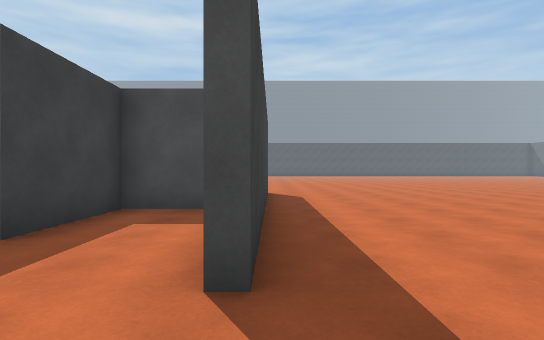
View 1 (above)

16 first-person views from a walk through a scene from a Unity 3-D project. The camera is 1.3 m above the floor, looks level and sees 80° across. The floor is counted in squares, 2 m on a side. Each view is taken from the middle of a square. On the plan, view 1 faces up. The plan holds only what a view shows up to about 10 squares ahead; the rest is blank. The place goes on beyond the plan. The player is left out.

View 2
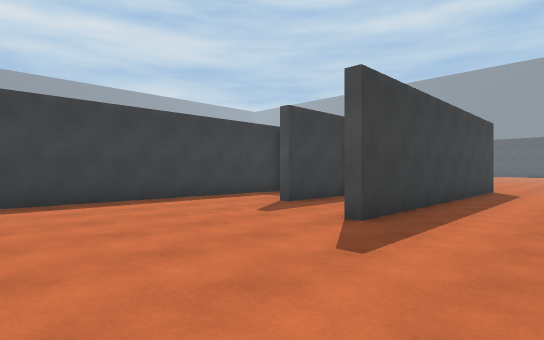

View 3
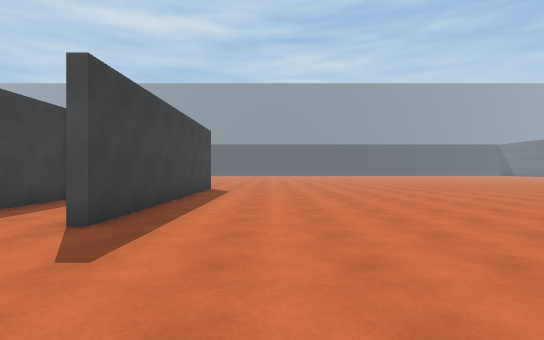

View 4
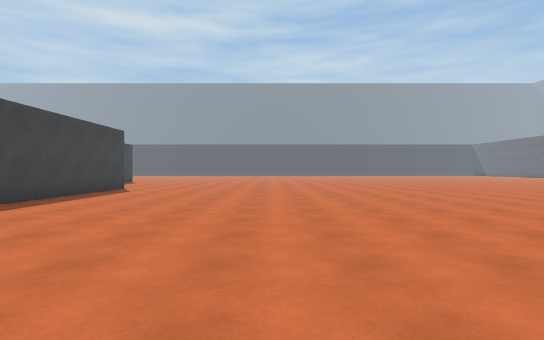

View 5
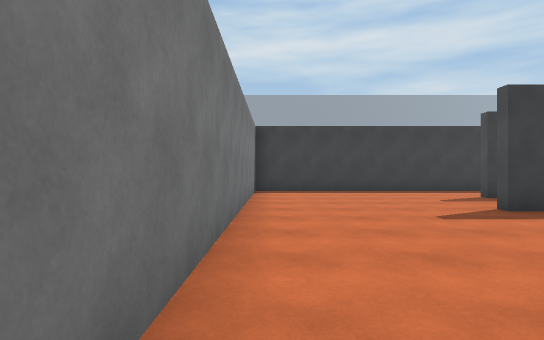

View 6
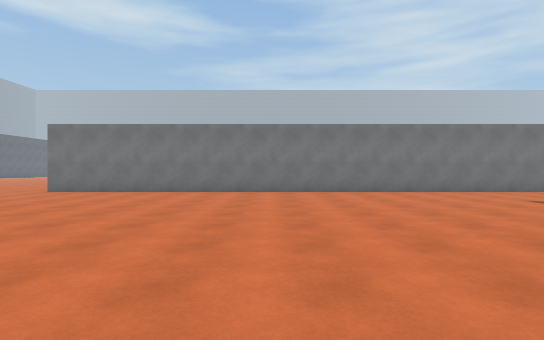

View 7
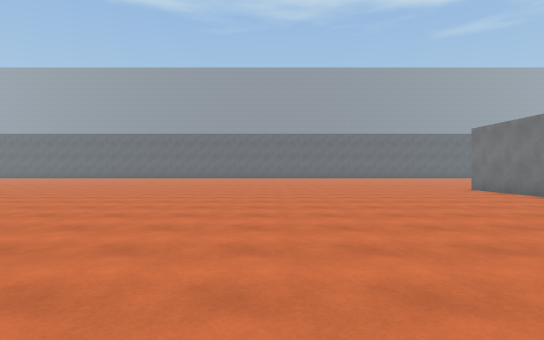

View 8
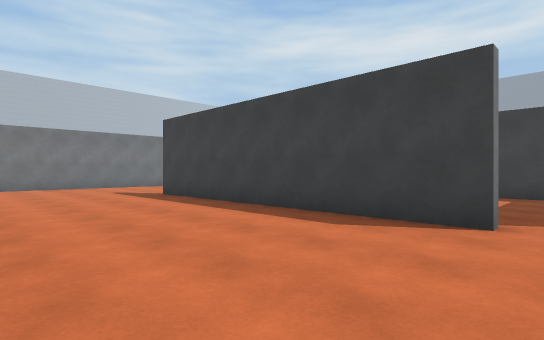

View 9
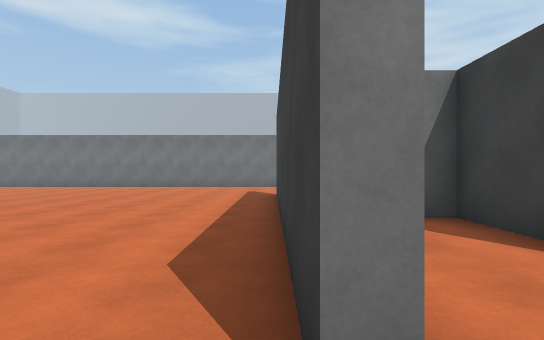

View 10
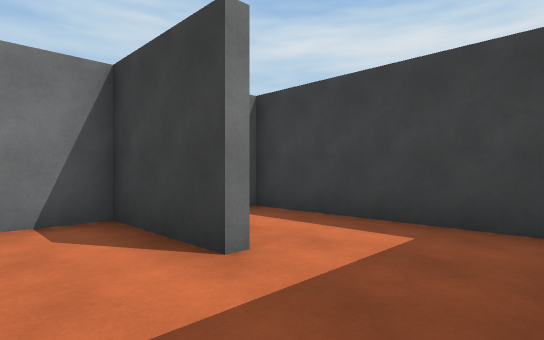

View 11
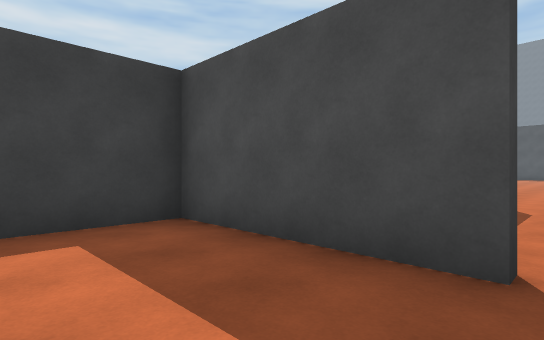

View 12
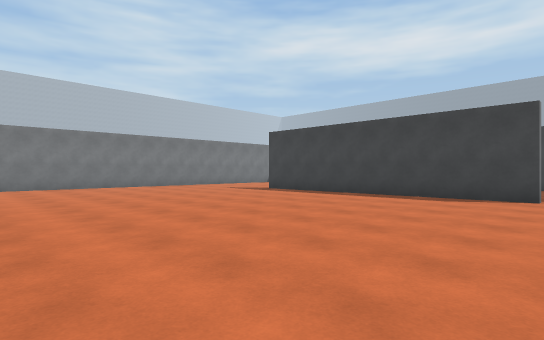

View 13
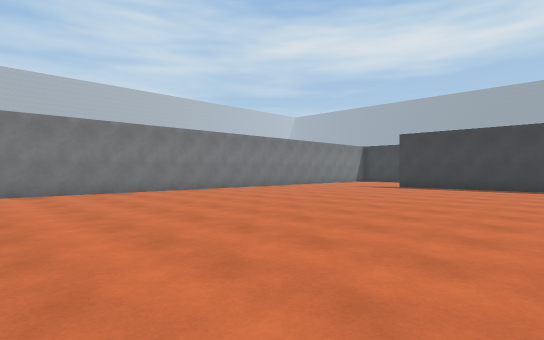

View 14
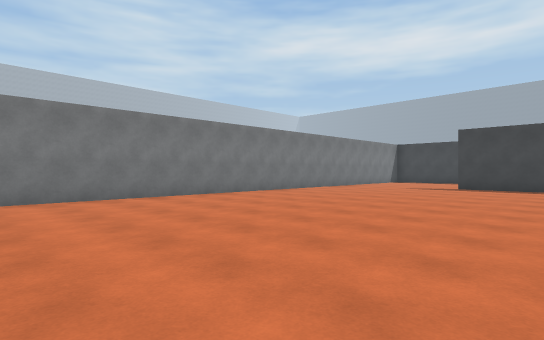

View 15
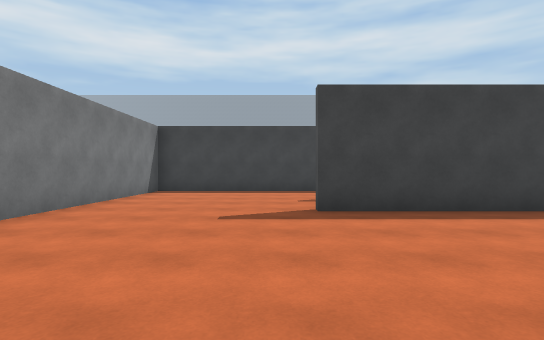

View 16
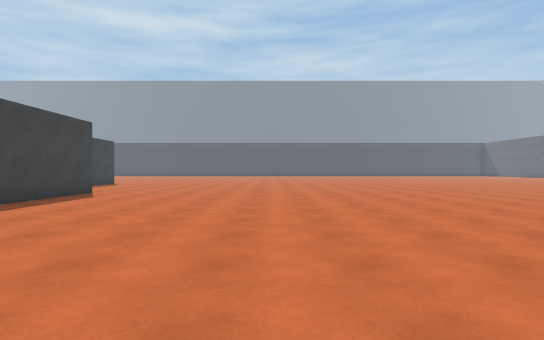

### Floor plan
Ten units are one square. View 1 is at (0, 0); x grows to the right and y downward. Boxes are objects, and circles mark ways between rooms. Rooms are numbered by the first view taken in them; rooms with no view inside come last. Other rooms are left out.
<svg viewBox="-55 -107 185 137">
<path fill="none" stroke="#000" d="M-11 -54 -25 -54 -25 -29M-1 -92 -1 -16M-50 -52 -50 25 125 25M-25 -80 -25 -56 -14 -56M-12 -102 -24 -102M-24 -102 -50 -102 -50 -55"/>
<circle cx="0" cy="-100" r="3" fill="#2a7"/>
<circle cx="-30" cy="-85" r="3" fill="#2a7"/>
<text x="50" y="-30">1</text>
<text x="-10" y="-80">2</text>
<text x="-40" y="-80">3</text>
</svg>
Room 1 opens to room 2. Room 2 opens to room 3.

Where each view was taken, in squares from view 1:
view 1: 0 up, 0 right, facing up
view 2: 2 down, 2 right, facing up-left
view 3: 2 down, 2 right, facing up
view 4: 2 down, 5 right, facing up
view 5: 2 down, 5 right, facing left
view 6: 7 up, 6 right, facing down
view 7: 4 up, 2 right, facing right
view 8: 10 up, 4 right, facing down-left
view 9: 10 up, 0 right, facing down
view 10: 10 up, 1 left, facing down-left
view 11: 8 up, 1 left, facing up-left
view 12: 10 up, 8 right, facing down-left
view 13: 7 up, 12 right, facing down-left
view 14: 5 up, 12 right, facing down-left
view 15: 1 up, 5 right, facing left
view 16: 0 up, 5 right, facing up
